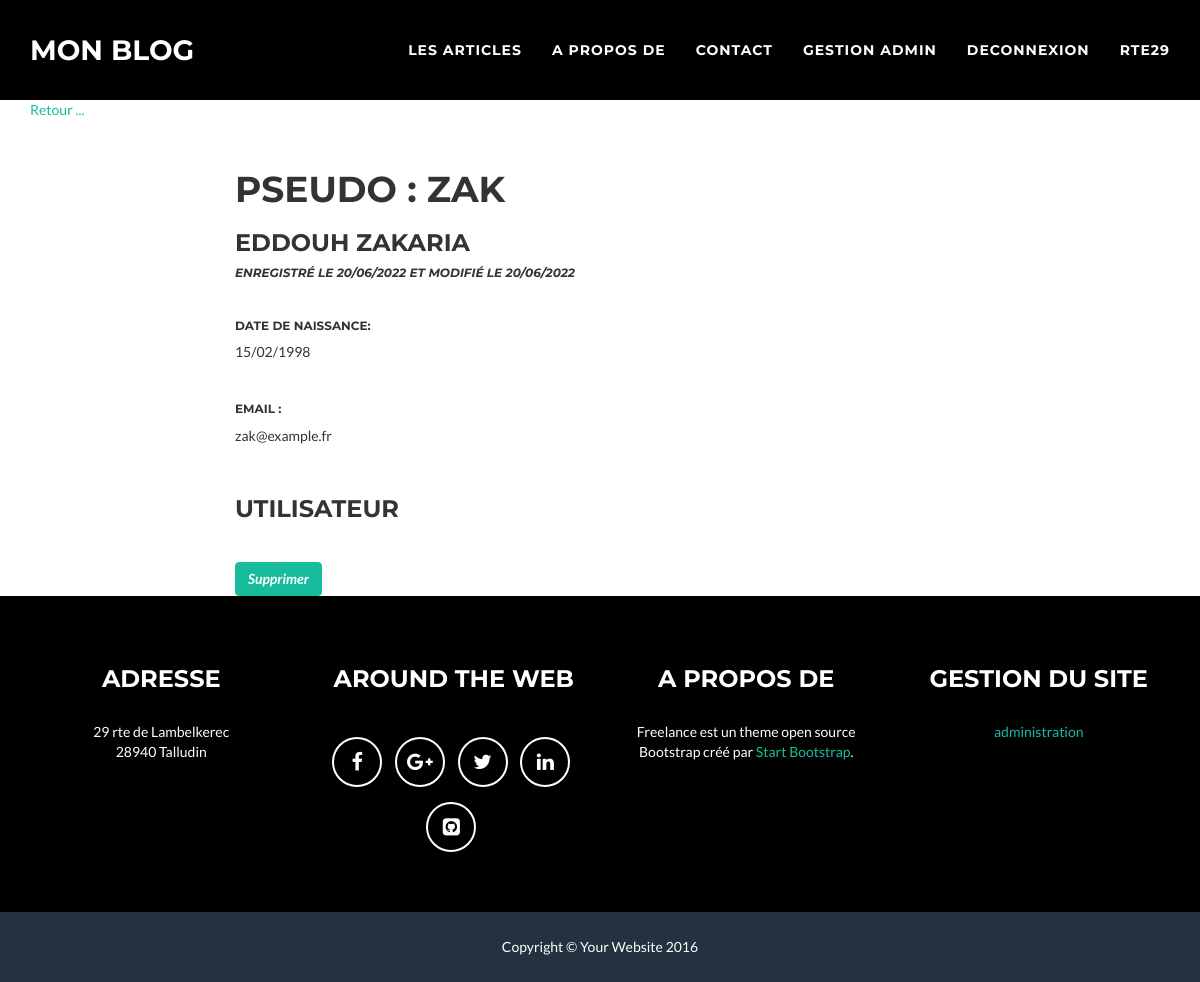
The app's page /index.php?action=editUserAll&id=35 (signed in) with its own data.
### tables this page shows
CREATE TABLE IF NOT EXISTS `user` (
  `id` int(11) NOT NULL AUTO_INCREMENT,
  `last_name` varchar(55) NOT NULL,
  `first_name` varchar(55) NOT NULL,
  `birthday` date NOT NULL,
  `email` varchar(55) NOT NULL,
  `admin_role` tinyint(1) NOT NULL,
  `user_registration_date` date NOT NULL,
  `user_update_date` date NOT NULL,
  `username` varchar(55) NOT NULL,
  `pwd` varchar(55) NOT NULL,
  PRIMARY KEY (`id`)
);

### controller/backend.php (called while the page is built, shortened)
<?php
require_once 'model/UserManager.php';
function editUserAll()
{
    $userId = $_GET['id'];
    $user = new \Blog\Model\Subscribe();
    $editUserAll = $user->getUser($userId);
require 'public/view/backend/editAccountAll.php';
}

### model/UserManager.php (called while the page is built, shortened)
<?php
class Subscribe extends Manager
{
    public function getUser($userId)
    {
        $db = $this->dbConnect();
        $req = $db->prepare('SELECT id, last_name, first_name, DATE_FORMAT(birthday, \'%d/%m/%Y\') AS birthday_fr, email, admin_role,  DATE_FORMAT(user_registration_date, \'%d/%m/%Y\')
        AS user_registration_date_fr, DATE_FORMAT(user_update_date, \'%d/%m/%Y\')
        AS user_update_date_fr, username FROM user WHERE id = ?');
        $req->execute(array($userId));
        $user = $req->fetch();
        return $user;
    }
}

### public/view/backend/editAccountAll.php (the view)
<?php
if(isset($_SESSION['PSEUDO']) && $_SESSION['ADMIN']==1){
include('./public/view/frontend/navigation.php');
?>
<div class="container">
    <section>
        <p><a href="index.php?action=allAccount">Retour ...</a></p><br/>
        <div class="rows">
            <div class="col-lg-8 col-lg-offset-2">
                <h1>Pseudo : <?= htmlspecialchars($editUserAll['username']) ?></h1>
                <h3><?= htmlspecialchars($editUserAll['last_name']) . ' ' . htmlspecialchars($editUserAll['first_name']) ?></h3>
                <h6><em>enregistré le <?= $editUserAll['user_registration_date_fr'] ?> et modifié le <?= $editUserAll['user_update_date_fr'] ?></em></h6><br>
                <h6>date de naissance: </h6>
                <p><?= nl2br(htmlspecialchars($editUserAll['birthday_fr'])) ?></p><br>
                <h6>email : </h6>
                <p><?= nl2br(htmlspecialchars($editUserAll['email'])) ?></p><br>
                <p><?php
                    if($editUserAll['admin_role'] ==1)
                    {
                        ?>
                        <h4><em>ADMINISTRATEUR</em></h4><br>
                        <?php
                    }
                    else
                    {
                        ?>
                        <h3>Utilisateur</h3><br>
                        <?php
                    }
                    ?>
                </p>
                <em><a href="index.php?action=deleteUser" class="btn btn-success"
                onclick="return confirm('Vous êtes sur le point de supprimer un compte ainsi que tous les commentaires déposés par l\'utilisateur. Cette action sera définitive. Confirmez votre choix')">
                Supprimer</a></em>
            </div>
        </div>
    </section>
</div>
<?php
include('./public/view/frontend/footer.php');
}
else{
    header('Location: index.php?action=listPosts');
}
?>

### records on screen
user: username "ZAK", last_name "EDDOUH", first_name "ZAKARIA", email "zak@example.fr"

### other values on screen
$_SESSION['PSEUDO'] "RTE29"
$editUserAll['user_registration_date_fr'] "20/06/2022"
$editUserAll['user_update_date_fr'] "20/06/2022"
$editUserAll['birthday_fr'] "15/02/1998"
